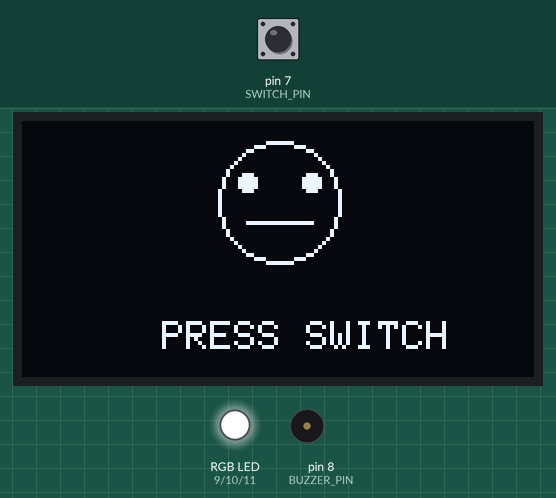
A sketch run on a simulated Arduino Uno, built with avr-gcc and run on an emulated ATmega328P. Shown: 128×64 one-colour display, an RGB LED mixed from three pins (HIGH = lit), buzzer (waves = sounding). The test bench sets the inputs (shaded band); at power-on: pin 7 (SWITCH_PIN) HIGH.

Above: at 1.2 s.
1.3 s: pin 7 (SWITCH_PIN) pulled LOW for 0.15 s
At 3.1 s:
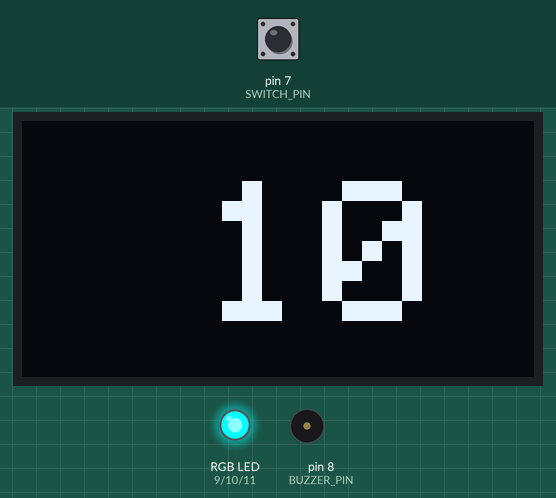
10.4 s: pin 7 (SWITCH_PIN) pulled LOW for 3.2 s
At 14.8 s:
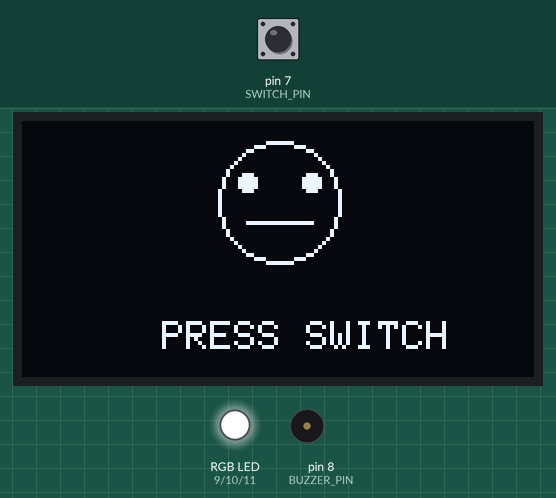
15.1 s: pin 7 (SWITCH_PIN) pulled LOW for 1 s
At 18.1 s:
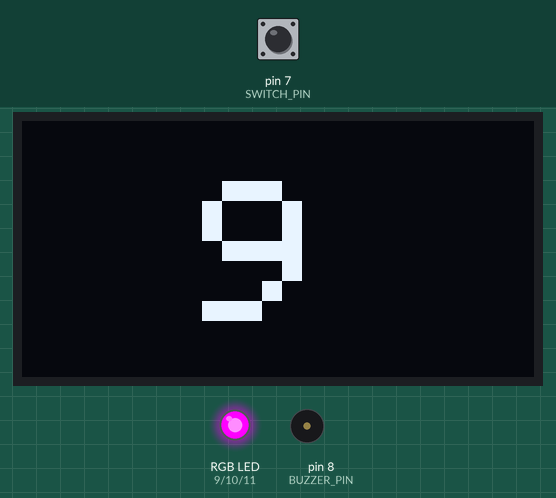
Timing chart, 0 to 25.7 s (numbered marks = the images above; inputs shaded):
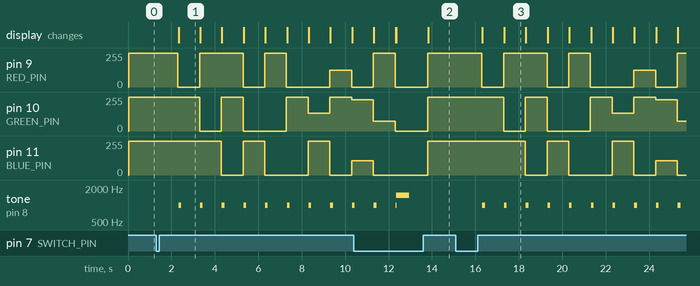

Measured:
- after the input at 1.3 s, pin 9 (RED_PIN): 255/255 → 0/255 after 1.0 s, → 255/255 1.0 s later, → 0/255 2.0 s later, → 255/255 1.0 s later, … (7 changes in this stretch); pin 10 (GREEN_PIN): 255/255 → 0/255 after 2.0 s, → 255/255 1.0 s later, → 0/255 1.0 s later, → 255/255 2.0 s later, … (7 changes in this stretch)
- after the input at 10.4 s, the display: first differs from a run without the input after 3.4 s (image 2)
- after the input at 15.1 s, pin 9 (RED_PIN): 255/255 → 0/255 after 1.2 s, → 255/255 1.0 s later, → 0/255 2.0 s later, → 255/255 1.0 s later, … (8 changes in this stretch); pin 10 (GREEN_PIN): 255/255 → 0/255 after 2.2 s, → 255/255 1.0 s later, → 0/255 1.0 s later, → 255/255 2.0 s later, … (8 changes in this stretch)
- what the display in image 1 shows lasts 1.0 s, from 2.3 s to 3.3 s

The sketch:

New_Year_2026_Countdown_RGB_OLED_Buzzer.ino.ino
```cpp
#include <Wire.h>
#include <Adafruit_GFX.h>
#include <Adafruit_SSD1306.h>

#define SCREEN_WIDTH 128
#define SCREEN_HEIGHT 64
#define OLED_RESET -1

#define SWITCH_PIN 7
#define BUZZER_PIN 8

#define RED_PIN   9
#define GREEN_PIN 10
#define BLUE_PIN  11

Adafruit_SSD1306 display(SCREEN_WIDTH, SCREEN_HEIGHT, &Wire, OLED_RESET);

// ===== Common Anode RGB =====
void setRGB(int r, int g, int b) {
  analogWrite(RED_PIN, 255 - r);
  analogWrite(GREEN_PIN, 255 - g);
  analogWrite(BLUE_PIN, 255 - b);
}

// ===== Variables =====
bool counting = false;
bool celebrating = false;

unsigned long lastMillis = 0;
unsigned long blinkMillis = 0;

int countdown = 10;
int colorIndex = 0;

// Celebration RGB colors
int colors[6][3] = {
  {255,0,0}, {0,255,0}, {0,0,255},
  {255,255,0}, {0,255,255}, {255,0,255}
};

void setup() {
  pinMode(SWITCH_PIN, INPUT_PULLUP);
  pinMode(BUZZER_PIN, OUTPUT);

  pinMode(RED_PIN, OUTPUT);
  pinMode(GREEN_PIN, OUTPUT);
  pinMode(BLUE_PIN, OUTPUT);

  display.begin(SSD1306_SWITCHCAPVCC, 0x3C);
  display.setTextColor(WHITE);

  setRGB(0,0,0);
  drawStartScreen();
}

void loop() {
  unsigned long currentMillis = millis();

  // ===== Start Countdown =====
  if (digitalRead(SWITCH_PIN) == LOW && !counting && !celebrating) {
    while (digitalRead(SWITCH_PIN) == LOW);
    delay(200);

    countdown = 10;
    counting = true;
    lastMillis = currentMillis;
    display.clearDisplay();
  }

  // ===== Countdown Logic =====
  if (counting && countdown >= 0 && currentMillis - lastMillis >= 1000) {
    lastMillis = currentMillis;

    // ---- RGB based on countdown ----
    switch (countdown) {
      case 10: setRGB(255,0,0); break;
      case 9:  setRGB(0,255,0); break;
      case 8:  setRGB(0,0,255); break;
      case 7:  setRGB(255,255,0); break;
      case 6:  setRGB(0,255,255); break;
      case 5:  setRGB(255,0,255); break;
      case 4:  setRGB(255,120,0); break;
      case 3:  setRGB(128,0,255); break;
      case 2:  setRGB(255,20,147); break;
      case 1:  setRGB(0,180,255); break;
      case 0:  setRGB(255,255,255); break;
    }

    // ---- Display number ----
    display.clearDisplay();
    display.setTextSize(5);
    display.setCursor(45, 15);
    display.println(countdown);
    display.display();

    tone(BUZZER_PIN, 1000, 120);

    countdown--;

    // ===== When countdown finishes =====
    if (countdown < 0) {
      counting = false;
      celebrating = true;

      display.clearDisplay();
      display.setTextSize(2);
      display.setCursor(12, 8);
      display.println("NEW YEAR");
      display.setTextSize(3);
      display.setCursor(28, 35);
      display.println("2026");
      display.display();

      tone(BUZZER_PIN, 1500, 600);
      blinkMillis = currentMillis;
      colorIndex = 0;
    }
  }

  // ===== Celebration RGB Blink =====
  if (celebrating && currentMillis - blinkMillis >= 150) {
    setRGB(colors[colorIndex][0],
           colors[colorIndex][1],
           colors[colorIndex][2]);

    colorIndex++;
    if (colorIndex >= 6) colorIndex = 0;
    blinkMillis = currentMillis;
  }

  // ===== Reset =====
  if (celebrating && digitalRead(SWITCH_PIN) == LOW) {
    while (digitalRead(SWITCH_PIN) == LOW);
    delay(200);

    celebrating = false;
    setRGB(0,0,0);
    drawStartScreen();
  }
}

void drawStartScreen() {
  display.clearDisplay();

  display.drawCircle(64, 20, 15, WHITE);
  display.fillCircle(56, 15, 2, WHITE);
  display.fillCircle(72, 15, 2, WHITE);
  display.drawLine(56, 25, 72, 25, WHITE);

  display.setTextSize(1);
  display.setCursor(35, 50);
  display.println("PRESS SWITCH");
  display.display();
}
```
